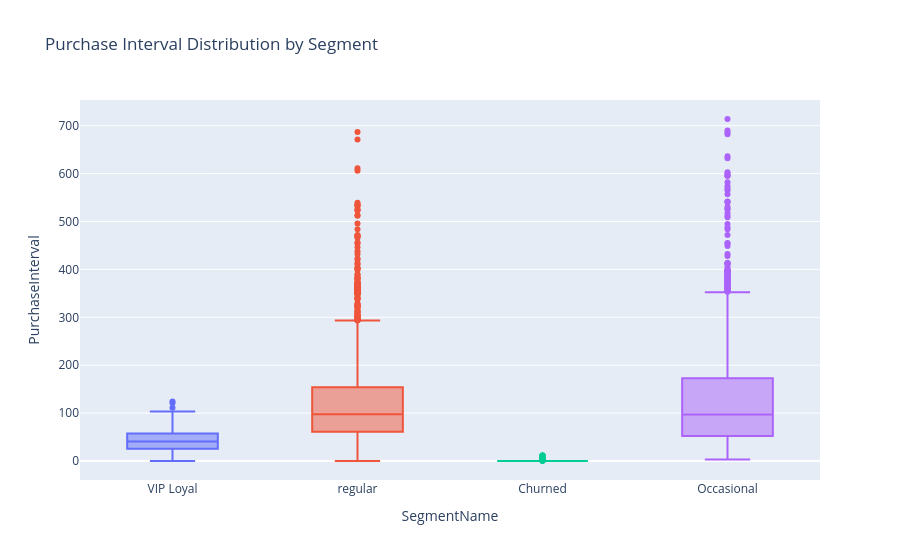

Write notebook code for a chart like this one.
### Markdown cell above
# Purchase Interval Distribution

### Code cell
fig_interval = px.box(
    rfm,
    x='SegmentName',
    y='PurchaseInterval',
    color='SegmentName',
    title='Purchase Interval Distribution by Segment'
)

fig_interval.update_layout(showlegend=False)
fig_interval.show()

### Figure 1 — Plotly figure (JSON) as saved in the notebook; plotly's stock layout.template omitted (floating-point values rounded to 4 significant figures; data arrays with more than 128 entries replaced by an {"elided": "..."} marker saying what was removed)
{"data": [{"alignmentgroup": "True", "hovertemplate": "SegmentName=%{x}<br>PurchaseInterval=%{y}<extra></extra>", "legendgroup": "VIP Loyal", "marker": {"color": "#636efa"}, "name": "VIP Loyal", "notched": false, "offsetgroup": "VIP Loyal", "orientation": "v", "showlegend": true, "type": "box", "x": {"elided": "1101 str values"}, "x0": " ", "xaxis": "x", "y": {"elided": "1101 float values"}, "y0": " ", "yaxis": "y"}, {"alignmentgroup": "True", "hovertemplate": "SegmentName=%{x}<br>PurchaseInterval=%{y}<extra></extra>", "legendgroup": "regular", "marker": {"color": "#EF553B"}, "name": "regular", "notched": false, "offsetgroup": "regular", "orientation": "v", "showlegend": true, "type": "box", "x": {"elided": "1530 str values"}, "x0": " ", "xaxis": "x", "y": {"elided": "1530 float values"}, "y0": " ", "yaxis": "y"}, {"alignmentgroup": "True", "hovertemplate": "SegmentName=%{x}<br>PurchaseInterval=%{y}<extra></extra>", "legendgroup": "Churned", "marker": {"color": "#00cc96"}, "name": "Churned", "notched": false, "offsetgroup": "Churned", "orientation": "v", "showlegend": true, "type": "box", "x": {"elided": "1722 str values"}, "x0": " ", "xaxis": "x", "y": {"elided": "1722 float values"}, "y0": " ", "yaxis": "y"}, {"alignmentgroup": "True", "hovertemplate": "SegmentName=%{x}<br>PurchaseInterval=%{y}<extra></extra>", "legendgroup": "Occasional", "marker": {"color": "#ab63fa"}, "name": "Occasional", "notched": false, "offsetgroup": "Occasional", "orientation": "v", "showlegend": true, "type": "box", "x": {"elided": "1528 str values"}, "x0": " ", "xaxis": "x", "y": {"elided": "1528 float values"}, "y0": " ", "yaxis": "y"}], "layout": {"boxmode": "overlay", "legend": {"title": {"text": "SegmentName"}, "tracegroupgap": 0}, "showlegend": false, "title": {"text": "Purchase Interval Distribution by Segment"}, "xaxis": {"anchor": "y", "categoryarray": ["VIP Loyal", "regular", "Churned", "Occasional"], "categoryorder": "array", "domain": [0, 1], "title": {"text": "SegmentName"}}, "yaxis": {"anchor": "x", "domain": [0, 1], "title": {"text": "PurchaseInterval"}}}}
